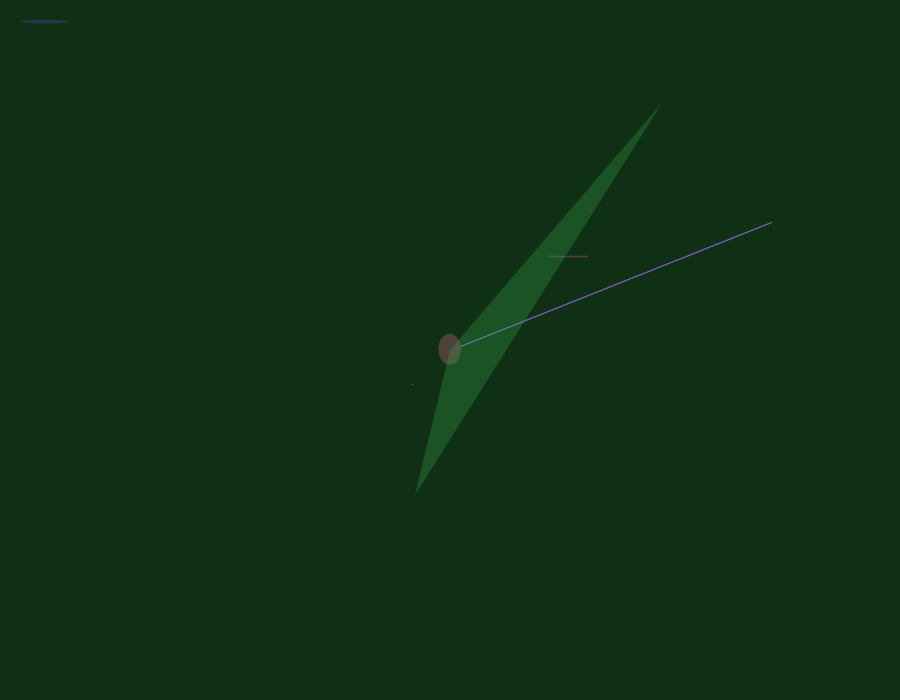
Frame 1 (no input)
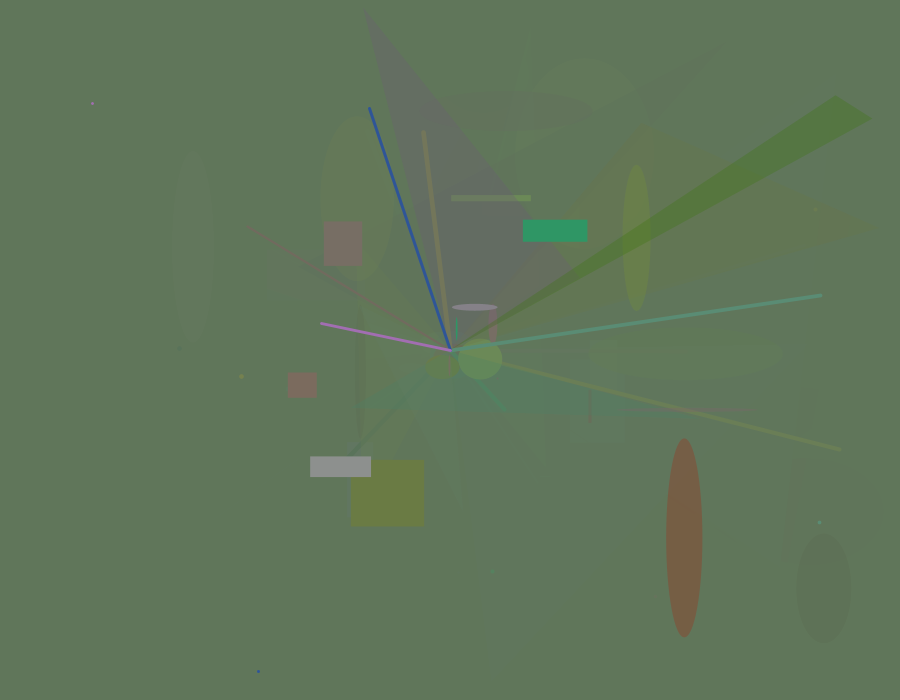
Frame 60 (the mouse pressed at the canvas centre just before this capture)
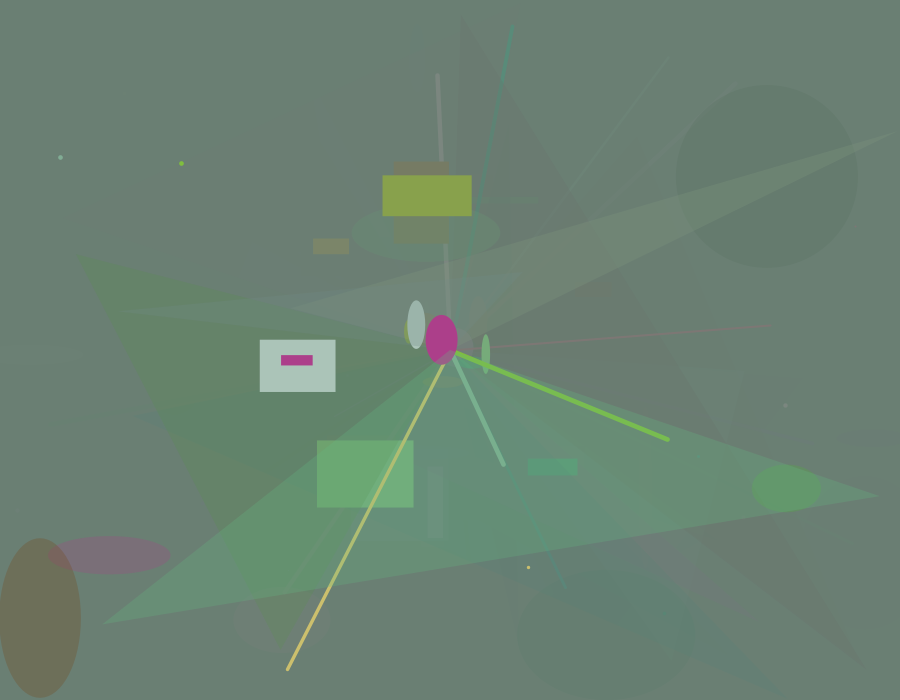
Frame 120 (the mouse held since frame 60 and released just before this capture)

The Processing sketch that drew these frames (run headless with seeded random() and noise(); from frame 60 on, the mouse is pressed at the canvas centre):

// Processing sketch: processing_87344
// ── processing_87344.pde

void setup() {
  size (900,700);
  background(0);
}

void draw(){
stroke(random(255),random(255),random(255));
strokeWeight(random(5));
line(450,350,random(900),random(700));
point(random(900),random(700));  

noStroke();
fill(random(255), random(255), random(255));
float radius = random(0, 50);
float angle = random(-TWO_PI, TWO_PI);
float x = radius * cos(angle) + 450;
float y = radius * sin(angle) + 350;
ellipse(x, y, random(50), random(50));

 
radius = random(150, 160);
angle = random(-TWO_PI, TWO_PI);
x = radius * cos(angle) + 450;
y = radius * sin(angle) + 350;
rectMode(CENTER);
rect(x,y,random(100),random(100));

radius = random(200,220);
angle = random(-TWO_PI, TWO_PI);
x = radius * cos(angle) + 450;
y = radius * sin(angle) + 350;
ellipseMode(CENTER);
fill(random(255),random(255),random(255),80);
ellipse(random(900),random(700),random(200),random(200));
line(random(900),random(700),random(900),random(700));
fill(random(200),random(200),random(200),70);
quad(0,0,900,0,900,700,0,700);
triangle(450, 350, random(900),random(700),random(900),random(700));


}
